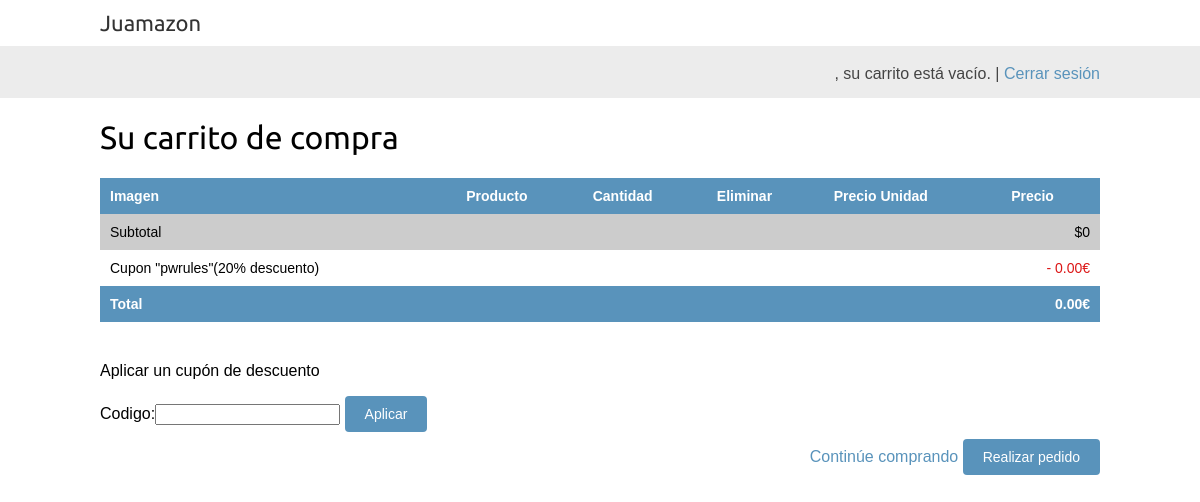
Screenshot of /carro/ (signed in) with the database file from the repository.
### cupones/models.py (models this page shows, shortened)
class Cupon(models.Model):
    codigo = models.CharField(max_length = 50, unique = True)
    valido_desde = models.DateTimeField()
    valido_hasta = models.DateTimeField()
    descuento = models.IntegerField(validators=[MinValueValidator(0),MaxValueValidator(100)])
    activo = models.BooleanField()
    class Meta:
        verbose_name_plural = "Cupones"

### carro/views.py (the view)
def detalle_carro(request):
    carro = Carro(request)
    for item in carro:
        item["update_quantity_form"] = CartAddProductForm(initial={'cantidad':item['cantidad'],'actualizar': True})
    coupon_apply_form = CouponApplyForm()
    return render(request, 'carro/detalle.html', {'carro':carro,'coupon_apply_form':coupon_apply_form})

### cupones/forms.py
class CouponApplyForm(forms.Form):
    codigo = forms.CharField(required = False)

### carro/carro.py (called while the page is built)
    def __len__(self):
        return sum(item['cantidad'] for item in self.carro.values())

    def __iter__(self):
        ids_productos = self.carro.keys()
        productos = Producto.objects.filter(id__in=ids_productos)
        for producto in productos:
            self.carro[str(producto.id)]['producto'] = producto
        for item in self.carro.values():
            item['precio']=Decimal(item['precio'])
            item['precio_total'] = item['precio']*item['cantidad']
            yield item

    def get_precio_total(self):
        return sum(Decimal(item['precio']) * item['cantidad'] for item in self.carro.values())

    @property
    def cupon(self):
        if self.cupon_id:
            return Cupon.objects.get(id = self.cupon_id)
            return None

    def get_descuento(self):
        if self.cupon:
            return(self.cupon.descuento / Decimal('100')) * self.get_precio_total()
        return Decimal('0')

    def get_precio_total_descontado(self):
        return self.get_precio_total() - self.get_descuento()

### carro/context_processors.py (called while the page is built)
def carro(request):
    return{"carro":Carro(request)}

### carro/templates/carro/detalle.html (shortened to what this page needs)
{% extends "tienda/base.html" %}
{% load static %}
{% block content %}
<h1>Su carrito de compra</h1>
<table class="cart">
  <thead>
    <tr>
      <th>Imagen</th>
      <th>Producto</th>
      <th>Cantidad</th>
      <th>Eliminar</th>
      <th>Precio Unidad</th>
      <th>Precio</th>
    </tr>
  </thead>
  <tbody>
    {% if carro.cupon %}
        <tr class="subtotal">
            <td>Subtotal</td>
            <td colspan="4"></td>
            <td class="num">${{ carro.get_precio_total }}</td>
        </tr>
        <tr>
            <td>Cupon "{{ carro.cupon.codigo }}"({{ carro.cupon.descuento }}% descuento)</td>
            <td colspan="4"></td>
            <td class="num neg">- {{ carro.get_descuento|floatformat:"2" }}€</td>
        </tr>
    {% endif %}
    <tr class="total">
        <td>Total</td>
        <td colspan="4"></td>
        <td class="num">{{ carro.get_precio_total_descontado|floatformat:"2" }}€</td>
    </tr>
  </tbody>
</table>
  <p> Aplicar un cupón de descuento </p>
  <form action = "{% url "cupones:aplicar" %}" method = "post">
    {{coupon_apply_form}}
    <input type = "submit" value = "Aplicar">
  </form>
  <p class="text-right">
    <a href="{% url "tienda:listar_producto" %}" class="buttonlight">Continúe comprando</a>
    <a href="{% url "pedidos:crear_pedido" %}" class="button">Realizar pedido</a>
  </p>
{% endblock %}

### tienda/static/css/base.css (style rules this page uses)
body { margin:0; padding:0; font-family:helvetica, sans-serif; }
h1, h2, h3, h4, h5 , h6 { font-family: 'Ubuntu', sans-serif; font-weight:normal; }
a { text-decoration:none; color:#5993bb; }
a.button, input[type="submit"] { color:#fff; background:#5993bb; border-radius:4px; padding:10px 20px; font-size:14px; border:0; }
.text-right { text-align:right; }
table { width:100%; border-spacing:0; border-collapse: collapse; }
table th, table td { text-align:left; font-size:14px; padding:10px; margin:0; }
tbody tr:nth-child(odd) { background:#efefef; }
tbody tr.subtotal { background:#ccc; }
thead th, tbody tr.total { background:#5993bb; color:#fff; font-weight:bold; }
table.cart { margin-bottom:40px; }
tbody td.num { text-align:right; }
.neg { color:#dc1616; }

### rows the page displays
Cupon: cupon.codigo "pwrules", cupon.descuento "20", get_descuento "0.00", get_precio_total_descontado "0.00"

### other values shown
{{ carro.get_precio_total }} "0"
